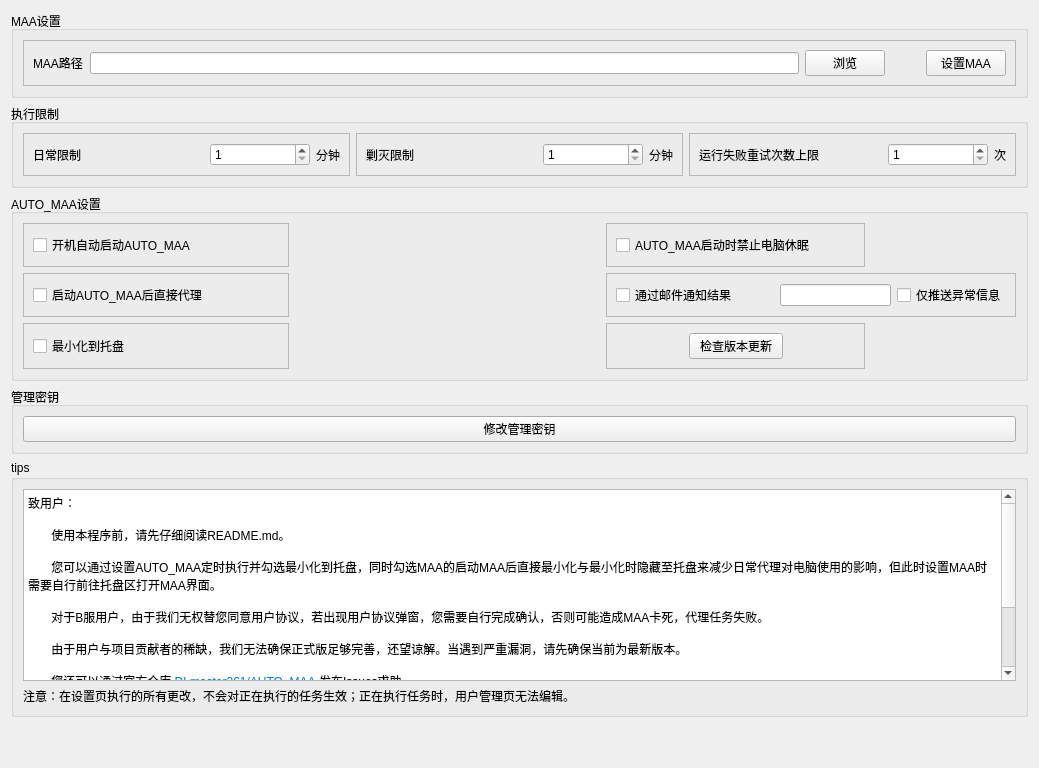
     <widget class="QWidget" name="tab_set">
      <attribute name="title">
       <string>设置</string>
      </attribute>
      <layout class="QVBoxLayout" name="verticalLayout_12">
       <item>
        <widget class="QGroupBox" name="groupBox_4">
         <property name="title">
          <string>MAA设置</string>
         </property>
         <layout class="QVBoxLayout" name="verticalLayout_14">
          <item>
           <widget class="QFrame" name="frame_maaset">
            <property name="frameShape">
             <enum>QFrame::Shape::StyledPanel</enum>
            </property>
            <property name="frameShadow">
             <enum>QFrame::Shadow::Raised</enum>
            </property>
            <layout class="QHBoxLayout" name="horizontalLayout_4" stretch="0,20,2,1,2">
             <item>
              <widget class="QLabel" name="label_2">
               <property name="text">
                <string>MAA路径</string>
               </property>
              </widget>
             </item>
             <item>
              <widget class="QLineEdit" name="lineEdit_MAApath"/>
             </item>
             <item>
              <widget class="QPushButton" name="pushButton_getMAApath">
               <property name="text">
                <string>浏览</string>
               </property>
              </widget>
             </item>
             <item>
              <spacer name="horizontalSpacer_8">
               <property name="orientation">
                <enum>Qt::Orientation::Horizontal</enum>
               </property>
               <property name="sizeHint" stdset="0">
                <size>
                 <width>40</width>
                 <height>20</height>
                </size>
               </property>
              </spacer>
             </item>
             <item>
              <widget class="QPushButton" name="pushButton_setMAA">
               <property name="text">
                <string>设置MAA</string>
               </property>
              </widget>
             </item>
            </layout>
           </widget>
          </item>
         </layout>
        </widget>
       </item>
       <item>
        <widget class="QGroupBox" name="groupBox_3">
         <property name="title">
          <string>执行限制</string>
         </property>
         <layout class="QGridLayout" name="gridLayout_2">
          <item row="0" column="0">
           <widget class="QFrame" name="frame_routine">
            <property name="frameShape">
             <enum>QFrame::Shape::StyledPanel</enum>
            </property>
            <property name="frameShadow">
             <enum>QFrame::Shadow::Raised</enum>
            </property>
            <layout class="QHBoxLayout" name="horizontalLayout_5">
             <item>
              <widget class="QLabel" name="label_routine">
               <property name="text">
                <string>日常限制</string>
               </property>
              </widget>
             </item>
             <item>
              <spacer name="horizontalSpacer_3">
               <property name="orientation">
                <enum>Qt::Orientation::Horizontal</enum>
               </property>
               <property name="sizeHint" stdset="0">
                <size>
                 <width>40</width>
                 <height>20</height>
                </size>
               </property>
              </spacer>
             </item>
             <item>
              <widget class="QSpinBox" name="spinBox_routine">
               <property name="minimumSize">
                <size>
                 <width>100</width>
                 <height>0</height>
                </size>
               </property>
               <property name="minimum">
                <number>1</number>
               </property>
               <property name="maximum">
                <number>1024</number>
               </property>
              </widget>
             </item>
             <item>
              <widget class="QLabel" name="label_routineunit">
               <property name="text">
                <string>分钟</string>
               </property>
              </widget>
             </item>
            </layout>
           </widget>
          </item>
          <item row="0" column="1">
           <widget class="QFrame" name="frame_annihilation">
            <property name="frameShape">
             <enum>QFrame::Shape::StyledPanel</enum>
            </property>
            <property name="frameShadow">
             <enum>QFrame::Shadow::Raised</enum>
            </property>
            <layout class="QHBoxLayout" name="horizontalLayout_6">
             <item>
              <widget class="QLabel" name="label_annihilation">
               <property name="text">
                <string>剿灭限制</string>
               </property>
              </widget>
             </item>
             <item>
              <spacer name="horizontalSpacer_4">
               <property name="orientation">
                <enum>Qt::Orientation::Horizontal</enum>
               </property>
               <property name="sizeHint" stdset="0">
                <size>
                 <width>40</width>
                 <height>20</height>
                </size>
               </property>
              </spacer>
             </item>
             <item>
              <widget class="QSpinBox" name="spinBox_annihilation">
               <property name="minimumSize">
                <size>
                 <width>100</width>
                 <height>0</height>
                </size>
               </property>
               <property name="minimum">
                <number>1</number>
               </property>
               <property name="maximum">
                <number>1024</number>
               </property>
              </widget>
             </item>
             <item>
              <widget class="QLabel" name="label_annihilationunit">
               <property name="text">
                <string>分钟</string>
               </property>
              </widget>
             </item>
            </layout>
           </widget>
          </item>
          <item row="0" column="2">
           <widget class="QFrame" name="frame_annihilation_2">
            <property name="frameShape">
             <enum>QFrame::Shape::StyledPanel</enum>
            </property>
            <property name="frameShadow">
             <enum>QFrame::Shadow::Raised</enum>
            </property>
            <layout class="QHBoxLayout" name="horizontalLayout_17">
             <item>
              <widget class="QLabel" name="label_num">
               <property name="text">
                <string>运行失败重试次数上限</string>
               </property>
              </widget>
             </item>
             <item>
              <spacer name="horizontalSpacer_5">
               <property name="orientation">
                <enum>Qt::Orientation::Horizontal</enum>
               </property>
               <property name="sizeHint" stdset="0">
                <size>
                 <width>40</width>
                 <height>20</height>
                </size>
               </property>
              </spacer>
             </item>
             <item>
              <widget class="QSpinBox" name="spinBox_numt">
               <property name="minimumSize">
                <size>
                 <width>100</width>
                 <height>0</height>
                </size>
               </property>
               <property name="minimum">
                <number>1</number>
               </property>
               <property name="maximum">
                <number>1024</number>
               </property>
              </widget>
             </item>
             <item>
              <widget class="QLabel" name="label_num_2">
               <property name="text">
                <string>次</string>
               </property>
              </widget>
             </item>
            </layout>
           </widget>
          </item>
         </layout>
        </widget>
       </item>
       <item>
        <widget class="QGroupBox" name="groupBox_7">
         <property name="title">
          <string>AUTO_MAA设置</string>
         </property>
         <layout class="QGridLayout" name="gridLayout_4">
          <item row="0" column="0">
           <widget class="QFrame" name="frame_routine_3">
            <property name="frameShape">
             <enum>QFrame::Shape::StyledPanel</enum>
            </property>
            <property name="frameShadow">
             <enum>QFrame::Shadow::Raised</enum>
            </property>
            <layout class="QHBoxLayout" name="horizontalLayout_19">
             <item>
              <widget class="QCheckBox" name="checkBox_ifselfstart">
               <property name="text">
                <string>开机自动启动AUTO_MAA</string>
               </property>
              </widget>
             </item>
             <item>
              <spacer name="horizontalSpacer_14">
               <property name="orientation">
                <enum>Qt::Orientation::Horizontal</enum>
               </property>
               <property name="sizeHint" stdset="0">
                <size>
                 <width>40</width>
                 <height>20</height>
                </size>
               </property>
              </spacer>
             </item>
            </layout>
           </widget>
          </item>
          <item row="0" column="1">
           <spacer name="horizontalSpacer_6">
            <property name="orientation">
             <enum>Qt::Orientation::Horizontal</enum>
            </property>
            <property name="sizeHint" stdset="0">
             <size>
              <width>40</width>
              <height>20</height>
             </size>
            </property>
           </spacer>
          </item>
          <item row="0" column="2">
           <widget class="QFrame" name="frame_routine_2">
            <property name="frameShape">
             <enum>QFrame::Shape::StyledPanel</enum>
            </property>
            <property name="frameShadow">
             <enum>QFrame::Shadow::Raised</enum>
            </property>
            <layout class="QHBoxLayout" name="horizontalLayout_18">
             <item>
              <widget class="QCheckBox" name="checkBox_ifsleep">
               <property name="text">
                <string>AUTO_MAA启动时禁止电脑休眠</string>
               </property>
              </widget>
             </item>
             <item>
              <spacer name="horizontalSpacer_13">
               <property name="orientation">
                <enum>Qt::Orientation::Horizontal</enum>
               </property>
               <property name="sizeHint" stdset="0">
                <size>
                 <width>40</width>
                 <height>20</height>
                </size>
               </property>
              </spacer>
             </item>
            </layout>
           </widget>
          </item>
          <item row="0" column="3">
           <spacer name="horizontalSpacer_7">
            <property name="orientation">
             <enum>Qt::Orientation::Horizontal</enum>
            </property>
            <property name="sizeHint" stdset="0">
             <size>
              <width>40</width>
              <height>20</height>
             </size>
            </property>
           </spacer>
          </item>
          <item row="1" column="0">
           <widget class="QFrame" name="frame_routine_4">
            <property name="frameShape">
             <enum>QFrame::Shape::StyledPanel</enum>
            </property>
            <property name="frameShadow">
             <enum>QFrame::Shadow::Raised</enum>
            </property>
            <layout class="QHBoxLayout" name="horizontalLayout_20">
             <item>
              <widget class="QCheckBox" name="checkBox_ifproxydirectly">
               <property name="text">
                <string>启动AUTO_MAA后直接代理</string>
               </property>
              </widget>
             </item>
             <item>
              <spacer name="horizontalSpacer_15">
               <property name="orientation">
                <enum>Qt::Orientation::Horizontal</enum>
               </property>
               <property name="sizeHint" stdset="0">
                <size>
                 <width>40</width>
                 <height>20</height>
                </size>
               </property>
              </spacer>
             </item>
            </layout>
           </widget>
          </item>
          <item row="1" column="1">
           <spacer name="horizontalSpacer_11">
            <property name="orientation">
             <enum>Qt::Orientation::Horizontal</enum>
            </property>
            <property name="sizeHint" stdset="0">
             <size>
              <width>231</width>
              <height>20</height>
             </size>
            </property>
           </spacer>
          </item>
          <item row="1" column="2" colspan="2">
           <widget class="QFrame" name="frame_routine_5">
            <property name="frameShape">
             <enum>QFrame::Shape::StyledPanel</enum>
            </property>
            <property name="frameShadow">
             <enum>QFrame::Shadow::Raised</enum>
            </property>
            <layout class="QHBoxLayout" name="horizontalLayout_22" stretch="0,1,3,0">
             <item>
              <widget class="QCheckBox" name="checkBox_ifsendmail">
               <property name="text">
                <string>通过邮件通知结果</string>
               </property>
              </widget>
             </item>
             <item>
              <spacer name="horizontalSpacer_16">
               <property name="orientation">
                <enum>Qt::Orientation::Horizontal</enum>
               </property>
               <property name="sizeHint" stdset="0">
                <size>
                 <width>40</width>
                 <height>20</height>
                </size>
               </property>
              </spacer>
             </item>
             <item>
              <widget class="QLineEdit" name="lineEdit_mailaddress"/>
             </item>
             <item>
              <widget class="QCheckBox" name="checkBox_ifonlyerror">
               <property name="text">
                <string>仅推送异常信息</string>
               </property>
              </widget>
             </item>
            </layout>
           </widget>
          </item>
          <item row="2" column="0">
           <widget class="QFrame" name="frame_iftotray">
            <property name="frameShape">
             <enum>QFrame::Shape::StyledPanel</enum>
            </property>
            <property name="frameShadow">
             <enum>QFrame::Shadow::Raised</enum>
            </property>
            <layout class="QHBoxLayout" name="horizontalLayout_23">
             <item>
              <widget class="QCheckBox" name="checkBox_iftotray">
               <property name="text">
                <string>最小化到托盘</string>
               </property>
              </widget>
             </item>
             <item>
              <spacer name="horizontalSpacer_17">
               <property name="orientation">
                <enum>Qt::Orientation::Horizontal</enum>
               </property>
               <property name="sizeHint" stdset="0">
                <size>
                 <width>149</width>
                 <height>20</height>
                </size>
               </property>
              </spacer>
             </item>
            </layout>
           </widget>
          </item>
          <item row="2" column="1">
           <spacer name="horizontalSpacer_12">
            <property name="orientation">
             <enum>Qt::Orientation::Horizontal</enum>
            </property>
            <property name="sizeHint" stdset="0">
             <size>
              <width>311</width>
              <height>20</height>
             </size>
            </property>
           </spacer>
          </item>
          <item row="2" column="2">
           <widget class="QFrame" name="frame_check_update">
            <property name="frameShape">
             <enum>QFrame::Shape::StyledPanel</enum>
            </property>
            <property name="frameShadow">
             <enum>QFrame::Shadow::Raised</enum>
            </property>
            <layout class="QHBoxLayout" name="horizontalLayout_21">
             <item>
              <spacer name="horizontalSpacer_9">
               <property name="orientation">
                <enum>Qt::Orientation::Horizontal</enum>
               </property>
               <property name="sizeHint" stdset="0">
                <size>
                 <width>40</width>
                 <height>20</height>
                </size>
               </property>
              </spacer>
             </item>
             <item>
              <widget class="QPushButton" name="pushButton_check_update">
               <property name="text">
                <string>  检查版本更新  </string>
               </property>
              </widget>
             </item>
             <item>
              <spacer name="horizontalSpacer_10">
               <property name="orientation">
                <enum>Qt::Orientation::Horizontal</enum>
               </property>
               <property name="sizeHint" stdset="0">
                <size>
                 <width>40</width>
                 <height>20</height>
                </size>
               </property>
              </spacer>
             </item>
            </layout>
           </widget>
          </item>
          <item row="2" column="3">
           <spacer name="horizontalSpacer_19">
            <property name="orientation">
             <enum>Qt::Orientation::Horizontal</enum>
            </property>
            <property name="sizeHint" stdset="0">
             <size>
              <width>40</width>
              <height>20</height>
             </size>
            </property>
           </spacer>
          </item>
         </layout>
        </widget>
       </item>
       <item>
        <widget class="QGroupBox" name="groupBox_5">
         <property name="title">
          <string>管理密钥</string>
         </property>
         <layout class="QGridLayout" name="gridLayout_3">
          <item row="0" column="0">
           <widget class="QPushButton" name="pushButton_changePASSWORD">
            <property name="text">
             <string>修改管理密钥</string>
            </property>
           </widget>
          </item>
         </layout>
        </widget>
       </item>
       <item>
        <widget class="QGroupBox" name="groupBox_6">
         <property name="title">
          <string>tips</string>
         </property>
         <layout class="QVBoxLayout" name="verticalLayout_15">
          <item>
           <widget class="QTextBrowser" name="textBrowser_tips">
            <property name="html">
             <string>&lt;!DOCTYPE HTML PUBLIC &quot;-//W3C//DTD HTML 4.0//EN&quot; &quot;http://www.w3.org/TR/REC-html40/strict.dtd&quot;&gt;
&lt;html&gt;&lt;head&gt;&lt;meta name=&quot;qrichtext&quot; content=&quot;1&quot; /&gt;&lt;meta charset=&quot;utf-8&quot; /&gt;&lt;style type=&quot;text/css&quot;&gt;
p, li { white-space: pre-wrap; }
hr { height: 1px; border-width: 0; }
li.unchecked::marker { content: &quot;\2610&quot;; }
li.checked::marker { content: &quot;\2612&quot;; }
&lt;/style&gt;&lt;/head&gt;&lt;body style=&quot; font-family:'Microsoft YaHei UI'; font-size:9pt; font-weight:400; font-style:normal;&quot;&gt;
&lt;p style=&quot; margin-top:0px; margin-bottom:0px; margin-left:0px; margin-right:0px; -qt-block-indent:0; text-indent:0px;&quot;&gt;致用户：&lt;/p&gt;
&lt;p style=&quot;-qt-paragraph-type:empty; margin-top:0px; margin-bottom:0px; margin-left:0px; margin-right:0px; -qt-block-indent:0; text-indent:0px;&quot;&gt;&lt;br /&gt;&lt;/p&gt;
&lt;p style=&quot; margin-top:0px; margin-bottom:0px; margin-left:0px; margin-right:0px; -qt-block-indent:0; text-indent:0px;&quot;&gt;       使用本程序前，请先仔细阅读README.md。&lt;/p&gt;
&lt;p style=&quot;-qt-paragraph-type:empty; margin-top:0px; margin-bottom:0px; margin-left:0px; margin-right:0px; -qt-block-indent:0; text-indent:0px;&quot;&gt;&lt;br /&gt;&lt;/p&gt;
&lt;p style=&quot; margin-top:0px; margin-bottom:0px; margin-left:0px; margin-right:0px; -qt-block-indent:0; text-indent:0px;&quot;&gt;       您可以通过设置AUTO_MAA定时执行并勾选最小化到托盘，同时勾选MAA的启动MAA后直接最小化与最小化时隐藏至托盘来减少日常代理对电脑使用的影响，但此时设置MAA时需要自行前往托盘区打开MAA界面。&lt;/p&gt;
&lt;p style=&quot;-qt-paragraph-type:empty; margin-top:0px; margin-bottom:0px; margin-left:0px; margin-right:0px; -qt-block-indent:0; text-indent:0px;&quot;&gt;&lt;br /&gt;&lt;/p&gt;
&lt;p style=&quot; margin-top:0px; margin-bottom:0px; margin-left:0px; margin-right:0px; -qt-block-indent:0; text-indent:0px;&quot;&gt;       对于B服用户，由于我们无权替您同意用户协议，若出现用户协议弹窗，您需要自行完成确认，否则可能造成MAA卡死，代理任务失败。&lt;/p&gt;
&lt;p style=&quot;-qt-paragraph-type:empty; margin-top:0px; margin-bottom:0px; margin-left:0px; margin-right:0px; -qt-block-indent:0; text-indent:0px;&quot;&gt;&lt;br /&gt;&lt;/p&gt;
&lt;p style=&quot; margin-top:0px; margin-bottom:0px; margin-left:0px; margin-right:0px; -qt-block-indent:0; text-indent:0px;&quot;&gt;       由于用户与项目贡献者的稀缺，我们无法确保正式版足够完善，还望谅解。当遇到严重漏洞，请先确保当前为最新版本。&lt;/p&gt;
&lt;p style=&quot;-qt-paragraph-type:empty; margin-top:0px; margin-bottom:0px; margin-left:0px; margin-right:0px; -qt-block-indent:0; text-indent:0px;&quot;&gt;&lt;br /&gt;&lt;/p&gt;
&lt;p style=&quot; margin-top:0px; margin-bottom:0px; margin-left:0px; margin-right:0px; -qt-block-indent:0; text-indent:0px;&quot;&gt;       您还可以通过官方仓库 &lt;a href=&quot;https://github.com/DLmaster361/AUTO_MAA/&quot;&gt;&lt;span style=&quot; text-decoration: underline; color:#007ad6;&quot;&gt;DLmaster361/AUTO_MAA&lt;/span&gt;&lt;/a&gt; 发布Issues求助。&lt;/p&gt;
&lt;p style=&quot;-qt-paragraph-type:empty; margin-top:0px; margin-bottom:0px; margin-left:0px; margin-right:0px; -qt-block-indent:0; text-indent:0px;&quot;&gt;&lt;br /&gt;&lt;/p&gt;
&lt;p style=&quot; margin-top:0px; margin-bottom:0px; margin-left:0px; margin-right:0px; -qt-block-indent:0; text-indent:0px;&quot;&gt;       官方QQ交流群：957750551&lt;/p&gt;
&lt;p style=&quot;-qt-paragraph-type:empty; margin-top:0px; margin-bottom:0px; margin-left:0px; margin-right:0px; -qt-block-indent:0; text-indent:0px;&quot;&gt;&lt;br /&gt;&lt;/p&gt;
&lt;p style=&quot; margin-top:0px; margin-bottom:0px; margin-left:0px; margin-right:0px; -qt-block-indent:0; text-indent:0px;&quot;&gt;       友情推荐项目：&lt;a href=&quot;https://git.zhaozuohong.vip/mower-ng&quot;&gt;&lt;span style=&quot; text-decoration: underline; color:#004194;&quot;&gt;zhaozuohong/mower-ng&lt;/span&gt;&lt;/a&gt; 、  &lt;a href=&quot;https://github.com/AegirTech/ArkLights&quot;&gt;&lt;span style=&quot; text-decoration: underline; color:#004194;&quot;&gt;AegirTech/ArkLights&lt;/span&gt;&lt;/a&gt;&lt;/p&gt;
&lt;p style=&quot;-qt-paragraph-type:empty; margin-top:0px; margin-bottom:0px; margin-left:0px; margin-right:0px; -qt-block-indent:0; text-indent:0px;&quot;&gt;&lt;br /&gt;&lt;/p&gt;
&lt;p align=&quot;right&quot; style=&quot; margin-top:0px; margin-bottom:0px; margin-left:0px; margin-right:0px; -qt-block-indent:0; text-indent:0px;&quot;&gt;DLmaster&lt;/p&gt;&lt;/body&gt;&lt;/html&gt;</string>
            </property>
           </widget>
          </item>
          <item>
           <widget class="QLabel" name="label_notice">
            <property name="text">
             <string>注意：在设置页执行的所有更改，不会对正在执行的任务生效；正在执行任务时，用户管理页无法编辑。</string>
            </property>
           </widget>
          </item>
         </layout>
        </widget>
       </item>
       <item>
        <spacer name="verticalSpacer">
         <property name="orientation">
          <enum>Qt::Orientation::Vertical</enum>
         </property>
         <property name="sizeHint" stdset="0">
          <size>
           <width>20</width>
           <height>40</height>
          </size>
         </property>
        </spacer>
       </item>
      </layout>
     </widget>
